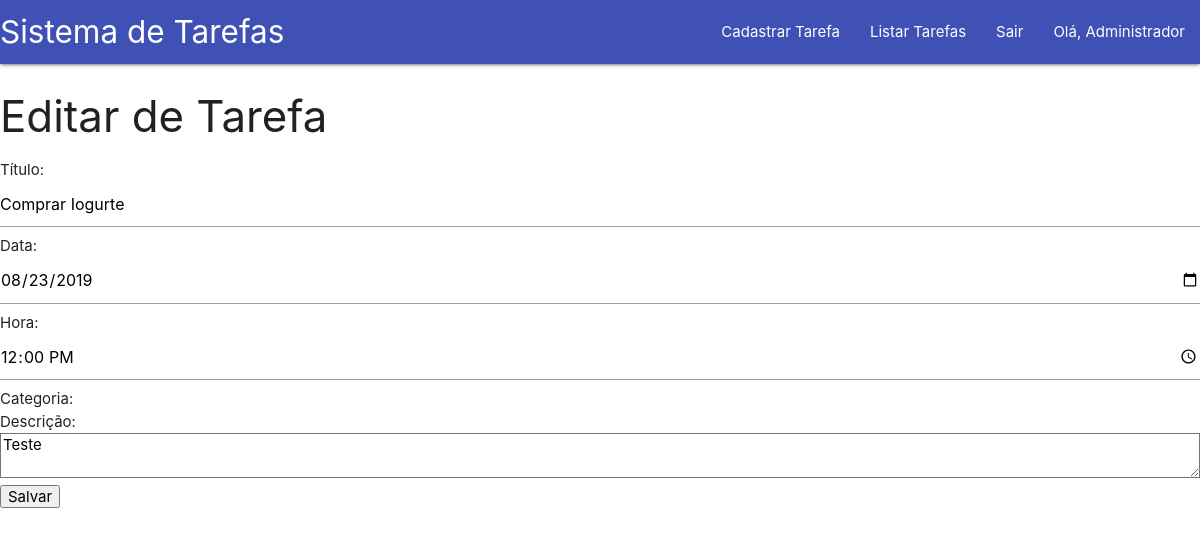
The app's page /editar_tarefa.php?cod=7 (signed in) with its own data.
### tables this page shows
CREATE TABLE `tarefas` (
  `cod` int(11) NOT NULL AUTO_INCREMENT,
  `titulo` varchar(45) NOT NULL,
  `data` date NOT NULL,
  `hora` time NOT NULL,
  `descricao` varchar(255) DEFAULT NULL,
  `usuario_cod` int(11) NOT NULL,
  `categoria_cod` int(11) NOT NULL,
  PRIMARY KEY (`cod`),
  KEY `fk_tarefas_usuario1` (`usuario_cod`),
  KEY `fk_tarefas_categoria1` (`categoria_cod`),
  CONSTRAINT `fk_tarefas_categoria1` FOREIGN KEY (`categoria_cod`) REFERENCES `categoria_tarefa` (`cod`) ON DELETE NO ACTION ON UPDATE NO ACTION,
  CONSTRAINT `fk_tarefas_usuario1` FOREIGN KEY (`usuario_cod`) REFERENCES `usuario` (`cod`) ON DELETE NO ACTION ON UPDATE NO ACTION
);

### editar_tarefa.php (the view, shortened to what this page needs)
<?php
    require_once("bloqueio.php");
    $cod = $_GET['cod'];
    $sql2 = "SELECT * FROM tarefas where cod = $cod";
    $result_tarefas = mysqli_query($con, $sql2);
    $tarefa = mysqli_fetch_array($result_tarefas);
?>
<!DOCTYPE html>
<html lang="pt-br">
<head>
</head>
<body>
<?php  require_once("header.php");?>
    <h3>Editar de Tarefa</h3>
    <form action="db/edit_tarefa.php" method="post">
        Título:
        <input type="text" name="titulo" value="<?= $tarefa['titulo']?>"> <br>
        Data:
        <input type="date" name="data" value="<?= $tarefa['data']?>"> <br>
        Hora:
        <input type="time" name="hora" value="<?= $tarefa['hora']?>"> <br>
        Categoria:
         <br>
        Descrição:
        <textarea name="descricao" id="" cols="30" rows="10"><?= $tarefa['descricao']?></textarea> <br>
        <button>Salvar</button>
    </form>
    <?php require_once "footer.php"; ?>

### records on screen
tarefas: titulo "Comprar Iogurte", data "08/23/2019", hora "12:00:00", descricao "Teste"

### other values on screen
$_SESSION['nome'] "Administrador"
